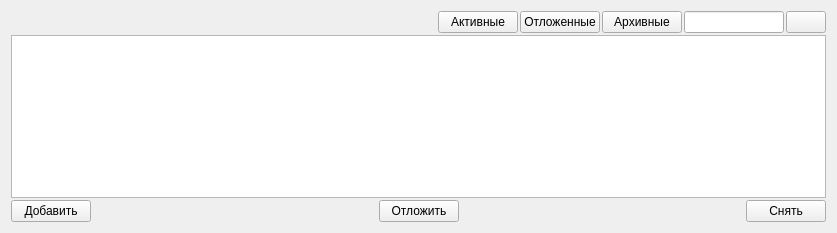
<?xml version="1.0" encoding="UTF-8"?>
<ui version="4.0">
 <class>ClientsWidget</class>
 <widget class="QWidget" name="ClientsWidget">
  <property name="geometry">
   <rect>
    <x>0</x>
    <y>0</y>
    <width>837</width>
    <height>233</height>
   </rect>
  </property>
  <property name="windowTitle">
   <string>Form</string>
  </property>
  <layout class="QGridLayout" name="gridLayout">
   <item row="0" column="0">
    <layout class="QVBoxLayout" name="verticalLayout_2">
     <item>
      <layout class="QHBoxLayout" name="horizontalLayout_3">
       <item>
        <layout class="QVBoxLayout" name="verticalLayout">
         <property name="spacing">
          <number>2</number>
         </property>
         <item>
          <layout class="QHBoxLayout" name="horizontalLayout">
           <item>
            <spacer name="horizontalSpacer">
             <property name="orientation">
              <enum>Qt::Horizontal</enum>
             </property>
             <property name="sizeHint" stdset="0">
              <size>
               <width>40</width>
               <height>20</height>
              </size>
             </property>
            </spacer>
           </item>
           <item>
            <widget class="QPushButton" name="mpButtonActive">
             <property name="text">
              <string>Активные</string>
             </property>
             <property name="checkable">
              <bool>false</bool>
             </property>
             <property name="checked">
              <bool>false</bool>
             </property>
            </widget>
           </item>
           <item>
            <widget class="QPushButton" name="mpButtonDeferred">
             <property name="text">
              <string>Отложенные</string>
             </property>
             <property name="checkable">
              <bool>false</bool>
             </property>
             <property name="checked">
              <bool>false</bool>
             </property>
            </widget>
           </item>
           <item>
            <widget class="QPushButton" name="mpButtonArchive">
             <property name="autoFillBackground">
              <bool>false</bool>
             </property>
             <property name="text">
              <string>Архивные</string>
             </property>
             <property name="checkable">
              <bool>false</bool>
             </property>
             <property name="checked">
              <bool>false</bool>
             </property>
             <property name="flat">
              <bool>false</bool>
             </property>
            </widget>
           </item>
           <item>
            <widget class="QLineEdit" name="mpFilterPhone">
             <property name="maximumSize">
              <size>
               <width>100</width>
               <height>16777215</height>
              </size>
             </property>
            </widget>
           </item>
           <item>
            <widget class="QPushButton" name="mpClearFilter">
             <property name="text">
              <string/>
             </property>
             <property name="icon">
              <iconset resource="../../resourses.qrc">
               <normaloff>:/image/resource/delete.png</normaloff>:/image/resource/delete.png</iconset>
             </property>
            </widget>
           </item>
          </layout>
         </item>
         <item>
          <widget class="QTableView" name="mpView">
           <property name="sizeAdjustPolicy">
            <enum>QAbstractScrollArea::AdjustToContents</enum>
           </property>
           <property name="editTriggers">
            <set>QAbstractItemView::DoubleClicked</set>
           </property>
           <property name="selectionBehavior">
            <enum>QAbstractItemView::SelectRows</enum>
           </property>
           <property name="gridStyle">
            <enum>Qt::SolidLine</enum>
           </property>
           <property name="sortingEnabled">
            <bool>false</bool>
           </property>
           <attribute name="horizontalHeaderMinimumSectionSize">
            <number>120</number>
           </attribute>
           <attribute name="horizontalHeaderStretchLastSection">
            <bool>true</bool>
           </attribute>
          </widget>
         </item>
         <item>
          <layout class="QHBoxLayout" name="horizontalLayout_2">
           <item>
            <widget class="QPushButton" name="mpButtonAdd">
             <property name="text">
              <string>Добавить</string>
             </property>
            </widget>
           </item>
           <item>
            <spacer name="horizontalSpacer_2">
             <property name="orientation">
              <enum>Qt::Horizontal</enum>
             </property>
             <property name="sizeHint" stdset="0">
              <size>
               <width>40</width>
               <height>20</height>
              </size>
             </property>
            </spacer>
           </item>
           <item>
            <widget class="QPushButton" name="mpButtonAside">
             <property name="text">
              <string>Отложить</string>
             </property>
            </widget>
           </item>
           <item>
            <spacer name="horizontalSpacer_3">
             <property name="orientation">
              <enum>Qt::Horizontal</enum>
             </property>
             <property name="sizeHint" stdset="0">
              <size>
               <width>40</width>
               <height>20</height>
              </size>
             </property>
            </spacer>
           </item>
           <item>
            <widget class="QPushButton" name="mpButtonShoot">
             <property name="text">
              <string>Снять</string>
             </property>
            </widget>
           </item>
          </layout>
         </item>
        </layout>
       </item>
      </layout>
     </item>
    </layout>
   </item>
  </layout>
 </widget>
 <resources>
  <include location="../../resourses.qrc"/>
  <include location="../../resourses.qrc"/>
 </resources>
 <connections/>
</ui>
